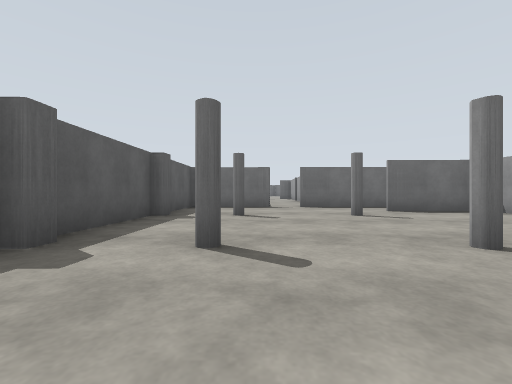
view 1 (above)

15 first-person views from a walk through a robot-simulator world made for Gazebo. The camera is 0.94 m above the floor, looks level and sees 90° across. The floor is counted in squares, 2 m on a side. Each view is taken from the middle of a square. On the plan, view 1 faces up. The plan holds only what a view shows up to about 9 squares ahead; the rest is blank.

view 2
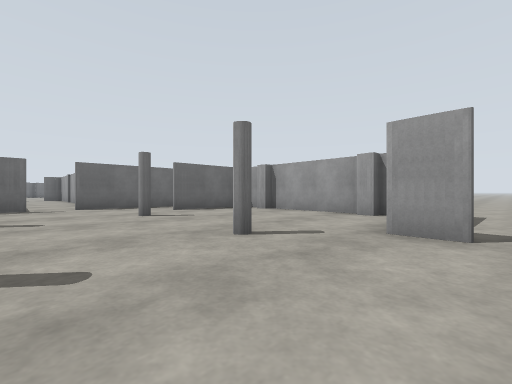

view 3
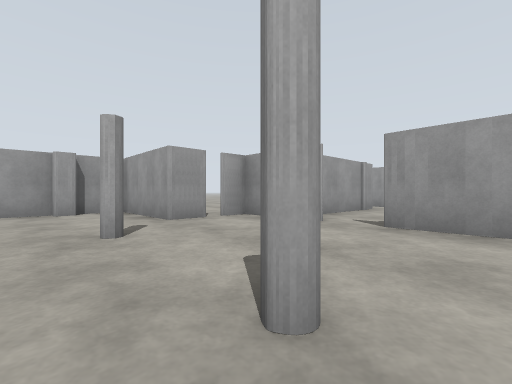

view 4
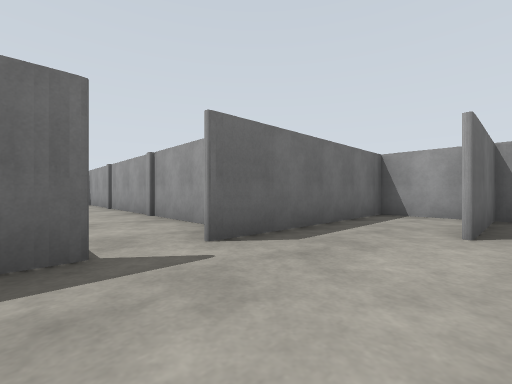

view 5
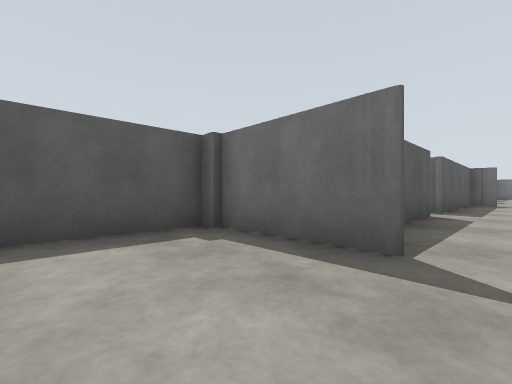

view 6
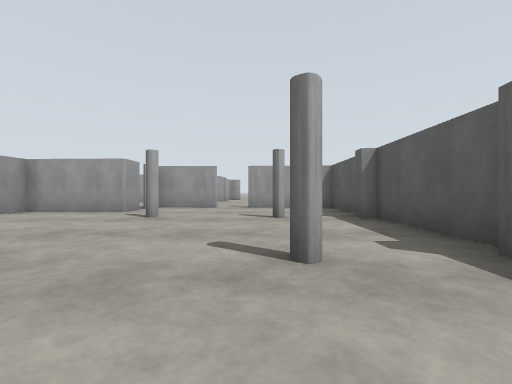

view 7
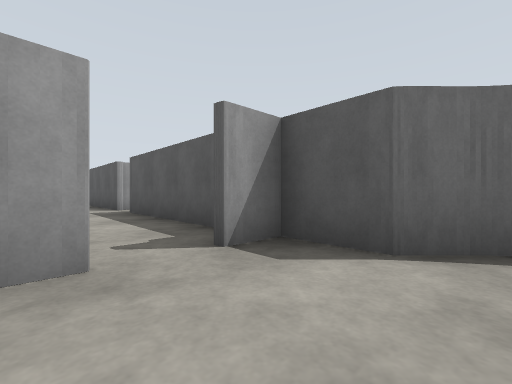

view 8
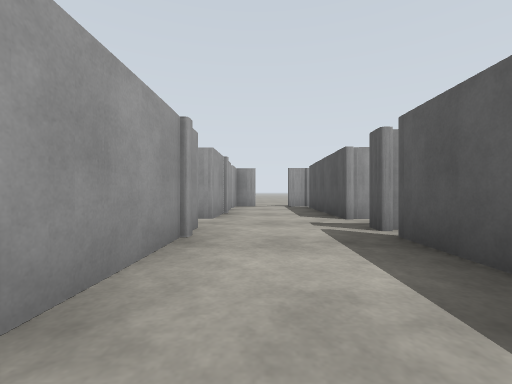

view 9
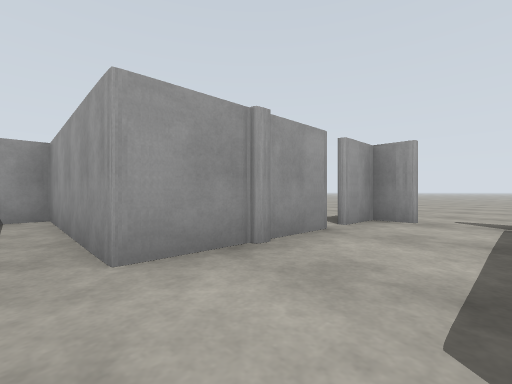

view 10
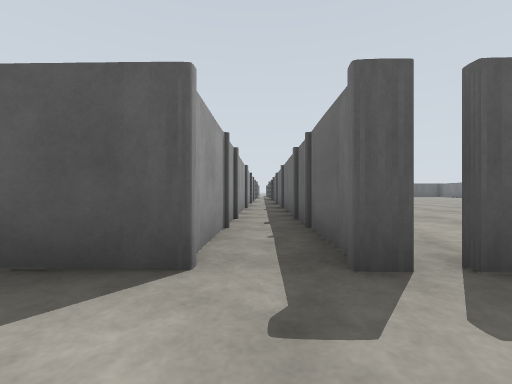

view 11
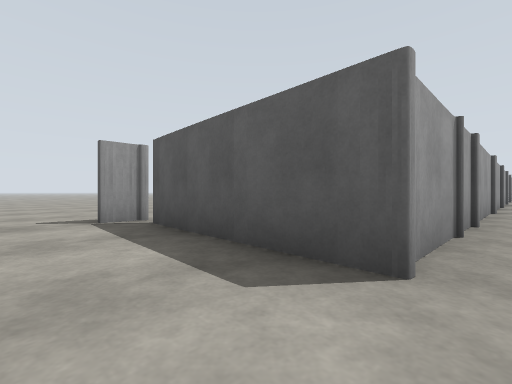

view 12
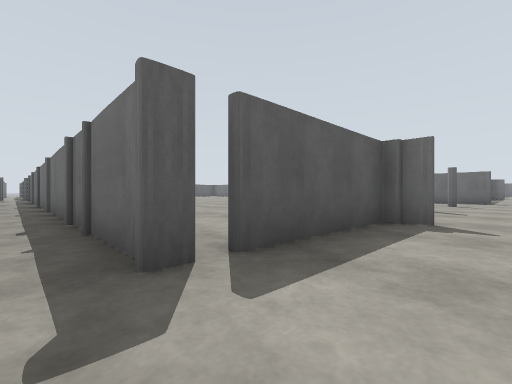

view 13
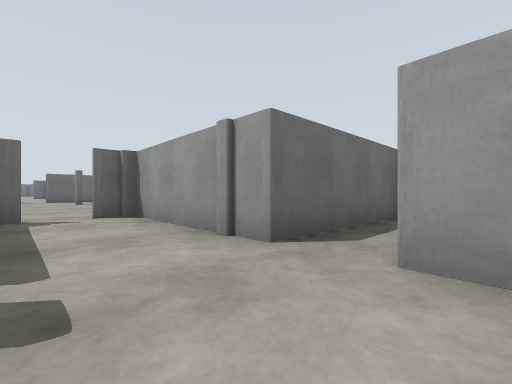

view 14
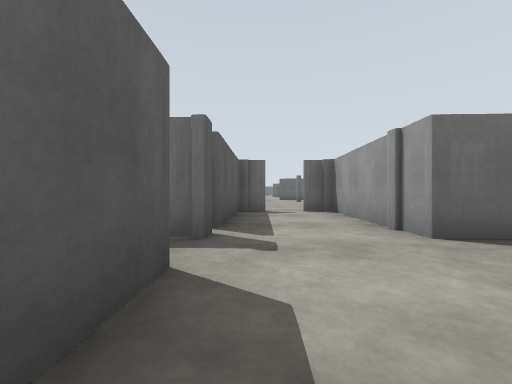

view 15
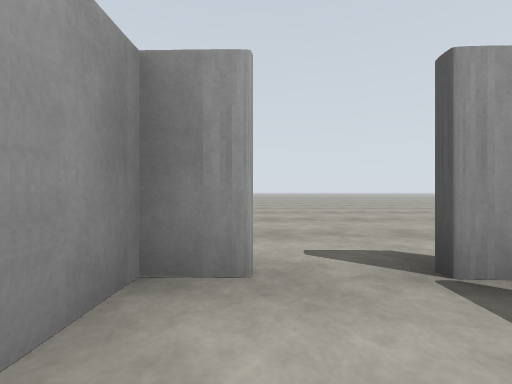

### Floor plan
Key: @ floor where view 1 was taken; # wall or solid block; x gap in a wall; . floor.
Columns run from 10 left of view 1 to 11 right of it. Each row starts with its distance up from view 1.
 19          ##..
 18           #..
 17           #.#
 16           #.#
 15           #.#
 14           #.#
 13           #.#
 12           #.#
 11           #.#
 10           #.#
  9           #.#
  8         ###.#####
  7         #.......#
  6         #.....###
  5         #.#.#...#
  4         #.......#
  3         #.......#
  2         #.#.#...#
  1         #....#### ....
  0         #.@..x........
 -1         ###.##..
 -2          ##.#
 -3          ##.#
 -4     ###### .####
 -5 ######.........#
 -6      #####..####
 -7          #..#
 -8          #..x
 -9          #..#
-10          ...#
-11          ...

Where each view was taken, in squares from view 1:
view 1: 0 up, 0 right, facing up
view 2: 0 up, 0 right, facing up-right
view 3: 3 up, 1 left, facing down-right
view 4: 6 up, 0 right, facing up-right
view 5: 6 up, 1 right, facing up-left
view 6: 7 up, 0 right, facing down
view 7: 19 up, 2 right, facing down-left
view 8: 1 down, 1 right, facing down
view 9: 5 down, 0 right, facing down-right
view 10: 5 down, 1 right, facing left
view 11: 5 down, 1 right, facing down-left
view 12: 5 down, 1 right, facing up-left
view 13: 6 down, 0 right, facing up-right
view 14: 7 down, 0 right, facing up
view 15: 8 down, 1 right, facing down
